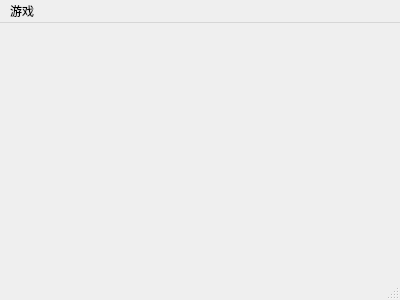
<?xml version="1.0" encoding="UTF-8"?>
<ui version="4.0">
 <class>MainWindow</class>
 <widget class="QMainWindow" name="MainWindow">
  <property name="geometry">
   <rect>
    <x>0</x>
    <y>0</y>
    <width>400</width>
    <height>300</height>
   </rect>
  </property>
  <property name="windowTitle">
   <string>MainWindow</string>
  </property>
  <widget class="QWidget" name="centralwidget"/>
  <widget class="QMenuBar" name="menubar">
   <property name="geometry">
    <rect>
     <x>0</x>
     <y>0</y>
     <width>400</width>
     <height>22</height>
    </rect>
   </property>
   <widget class="QMenu" name="menu">
    <property name="title">
     <string>游戏</string>
    </property>
    <addaction name="newGameAction"/>
    <addaction name="separator"/>
    <addaction name="easyAction"/>
    <addaction name="normalAction"/>
    <addaction name="hardAction"/>
    <addaction name="customAction"/>
    <addaction name="separator"/>
    <addaction name="aboutAction"/>
    <addaction name="separator"/>
    <addaction name="quitAction"/>
   </widget>
   <addaction name="menu"/>
  </widget>
  <widget class="QStatusBar" name="statusbar"/>
  <action name="newGameAction">
   <property name="text">
    <string>新游戏</string>
   </property>
  </action>
  <action name="easyAction">
   <property name="text">
    <string>简单</string>
   </property>
  </action>
  <action name="aboutAction">
   <property name="text">
    <string>关于</string>
   </property>
  </action>
  <action name="quitAction">
   <property name="text">
    <string>退出</string>
   </property>
  </action>
  <action name="normalAction">
   <property name="text">
    <string>普通</string>
   </property>
  </action>
  <action name="hardAction">
   <property name="text">
    <string>困难</string>
   </property>
  </action>
  <action name="customAction">
   <property name="text">
    <string>自定义</string>
   </property>
  </action>
 </widget>
 <resources/>
 <connections/>
</ui>
